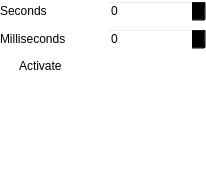
<?xml version="1.0" encoding="UTF-8"?>
<ui version="4.0">
 <class>Timer</class>
 <widget class="QWidget" name="Timer">
  <property name="geometry">
   <rect>
    <x>0</x>
    <y>0</y>
    <width>206</width>
    <height>186</height>
   </rect>
  </property>
  <property name="windowTitle">
   <string>Form</string>
  </property>
  <property name="styleSheet">
   <string notr="true">background-color:transparent;</string>
  </property>
  <layout class="QGridLayout" name="gridLayout">
   <property name="leftMargin">
    <number>0</number>
   </property>
   <property name="topMargin">
    <number>0</number>
   </property>
   <property name="rightMargin">
    <number>0</number>
   </property>
   <property name="bottomMargin">
    <number>0</number>
   </property>
   <item row="1" column="0">
    <widget class="QLabel" name="label_2">
     <property name="text">
      <string>Milliseconds</string>
     </property>
    </widget>
   </item>
   <item row="1" column="1">
    <widget class="QSpinBox" name="spinBox_2"/>
   </item>
   <item row="3" column="0">
    <spacer name="verticalSpacer">
     <property name="orientation">
      <enum>Qt::Vertical</enum>
     </property>
     <property name="sizeHint" stdset="0">
      <size>
       <width>20</width>
       <height>85</height>
      </size>
     </property>
    </spacer>
   </item>
   <item row="0" column="0">
    <widget class="QLabel" name="label">
     <property name="text">
      <string>Seconds</string>
     </property>
    </widget>
   </item>
   <item row="0" column="1">
    <widget class="QSpinBox" name="spinBox"/>
   </item>
   <item row="2" column="0" colspan="2">
    <widget class="QCheckBox" name="toolButton">
     <property name="sizePolicy">
      <sizepolicy hsizetype="Expanding" vsizetype="Fixed">
       <horstretch>0</horstretch>
       <verstretch>0</verstretch>
      </sizepolicy>
     </property>
     <property name="text">
      <string>Activate</string>
     </property>
     <property name="checkable">
      <bool>true</bool>
     </property>
    </widget>
   </item>
  </layout>
 </widget>
 <resources/>
 <connections>
  <connection>
   <sender>spinBox_2</sender>
   <signal>valueChanged(int)</signal>
   <receiver>Timer</receiver>
   <slot>slotsMs(int)</slot>
   <hints>
    <hint type="sourcelabel">
     <x>138</x>
     <y>57</y>
    </hint>
    <hint type="destinationlabel">
     <x>134</x>
     <y>116</y>
    </hint>
   </hints>
  </connection>
  <connection>
   <sender>spinBox</sender>
   <signal>valueChanged(int)</signal>
   <receiver>Timer</receiver>
   <slot>slotSeconds(int)</slot>
   <hints>
    <hint type="sourcelabel">
     <x>195</x>
     <y>14</y>
    </hint>
    <hint type="destinationlabel">
     <x>187</x>
     <y>110</y>
    </hint>
   </hints>
  </connection>
  <connection>
   <sender>toolButton</sender>
   <signal>toggled(bool)</signal>
   <receiver>Timer</receiver>
   <slot>slotActivated(bool)</slot>
   <hints>
    <hint type="sourcelabel">
     <x>9</x>
     <y>80</y>
    </hint>
    <hint type="destinationlabel">
     <x>138</x>
     <y>154</y>
    </hint>
   </hints>
  </connection>
 </connections>
 <slots>
  <slot>slotSeconds(int)</slot>
  <slot>slotsMs(int)</slot>
  <slot>slotActivated(bool)</slot>
 </slots>
</ui>
